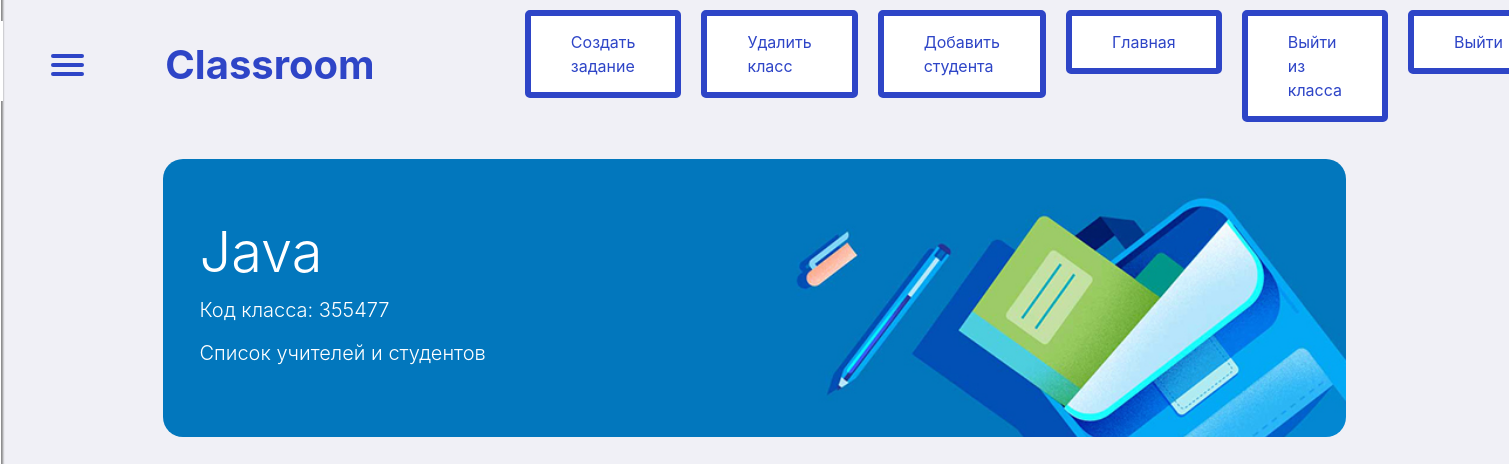
Screenshot of /classroom/class/3/ (signed in) with the database file from the repository.
### classroom/models.py (models this page shows, shortened)
class Teacher(models.Model):
    teacher = models.ForeignKey(settings.AUTH_USER_MODEL, on_delete=models.CASCADE, verbose_name='Ментор')
    classroom = models.ForeignKey(Classroom, on_delete=models.CASCADE)
    created_date = models.DateTimeField(auto_now_add=True, verbose_name='Дата создания')
    class Meta:
        verbose_name = 'Ментор'
        verbose_name_plural = 'Менторы'

class Student(models.Model):
    student = models.ForeignKey('account.MyUser', on_delete=models.CASCADE, verbose_name='Студент')
    classroom = models.ForeignKey(Classroom, on_delete=models.CASCADE)
    created_date = models.DateTimeField(auto_now_add=True, verbose_name='Дата создания')
    class Meta:
        verbose_name = 'Студент'
        verbose_name_plural = 'Студент'

class Classroom(models.Model):
    classroom_name = models.CharField(max_length=99, verbose_name='Название')
    section = models.CharField(max_length=99, verbose_name='Раздел')
    class_code = models.CharField(max_length=10, default='0000000')
    created_date = models.DateTimeField(auto_now_add=True, verbose_name='Дата создания')

### classroom/decorators.py (the view)
        def _arguments_wrapper(request, *args, **kwargs):
            is_a_teacher, is_a_student = False, False
            try:
                classroom = Classroom.objects.get(id=kwargs['id'])
            except Exception as e:
                return redirect('home')
            teacher_count = Teacher.objects.filter(teacher=request.user.id, classroom=classroom).count()
            if teacher_count > 0:
                is_a_teacher = True
            student_count = Student.objects.filter(student=request.user.id, classroom=classroom).count()
            if student_count > 0:
                is_a_student = True
            if not (is_a_student or is_a_teacher):
                return redirect('home')
            return view_method(request, *args, **kwargs)

### classroom/views.py (called while the page is built)
@login_required(login_url='login')
@access_class('home')
def render_class(request, id):
    classroom = Classroom.objects.get(pk=id)
    try:
        assignments = Assignment.objects.filter(classroom=id)
    except Exception as e:
        assignments = None
    try:
        students = Student.objects.filter(classroom=id)
    except Exception as e:
        students = None
    teachers = Teacher.objects.filter(classroom=id)
    teacher_mapping = Teacher.objects.filter(teacher=request.user).select_related('classroom')
    student_mapping = Student.objects.filter(student=request.user).select_related('classroom')
    mappings = chain(teacher_mapping, student_mapping)
    return render(request, 'classroom/class_page.html',
                  {'classroom': classroom, 'assignments': assignments, 'students': students, 'teachers': teachers,
                   "mappings": mappings})

### classroom/templates/classroom/class_page.html (shortened to what this page needs)
{% extends 'classroom/parent_class.html' %}
{% load static %}
{% block hamburger %}
    <div class="jumbotron jumbotron-fluid class_jumbotron">
        <div class="container">
        <h1 class="display-4 class_title">{{ classroom.classroom_name }}</h1>
        <p class="lead class_code">Код класса: {{ classroom.class_code }}</p>
        <h6 class="lead class_code" ><a style="color: white;" href="{% url 'group_list' classroom.id %}">Список учителей и студентов</a></h6>
        </div>
    </div>
{% endblock %}

### classroom/templates/classroom/parent_class.html (shortened to what this page needs)
{% load static  %}
<!DOCTYPE html>
<html lang="en">
<head>
    <link rel="stylesheet" type="text/css" href="{% static 'css/base_class.css' %}">
    <link rel="stylesheet" type="text/css" href="{% static 'css/hamburger.css' %}">
    <link rel="stylesheet" href="https://cdn.jsdelivr.net/npm/bootstrap@4.5.3/dist/css/bootstrap.min.css">
</head>
<body class="container-fluid">
    <nav class="navbar navbar-expand-lg navbar-light navbar_custom">
        <nav role="navigation" >
            <div id="menuToggle" style="z-index: 6;" >
              <span></span>
              <span></span>
              <span></span>
            </div>
          </nav>
        <a class="navbar-brand" href="#" style="font-size:250% !important; color:#2e45c7 !important; margin-left: 7%; margin-right: 9%"><b>Classroom</b></a>
        <div class="collapse navbar-collapse" id="navbarSupportedContent" style="width: 300px;">
            <ul class="navbar-nav mr-auto">
              {% for teacher in teachers %}
              {% if teacher.teacher.id == user.id or user.status == 4 %}
                <li class="nav-item active">
                  <a href="{% url 'create_assignment' classroom.id %}" type="button" class="mybtn myinfo mybtn-active" style="text-decoration: none;">Создать задание</a>
                </li>
                <li class="nav-item active">
                  <a class="mybtn myinfo mybtn-active" type="button" href="{% url 'delete_class' classroom.id %}" style="text-decoration: none;">Удалить класс</a>
                </li>
                <li class="nav-item active">
                  <a class="mybtn myinfo mybtn-active" type="button" href="{% url 'add_student' classroom.id %}" style="text-decoration: none;">Добавить студента</a>
                </li>
              {% endif %}
              {% endfor %}
              <li class="nav-item active">
                <a class="mybtn myinfo mybtn-active" type="button" href="{% url 'home' %}" style="text-decoration: none;">Главная</a>
              </li>
              {% for student in students %}
              {% if student.student.id == user.id %}
              <li class="nav-item">
                <a class="mybtn myinfo mybtn-active" type="button" href="{% url 'unenroll_class' classroom.id %}" style="text-decoration: none;">Выйти из класса</a>
              </li>
              {% endif %}
              {% endfor %}
              <li class="nav-item active">
                <a class="mybtn myinfo mybtn-active" type="button" href="{% url 'logout' %}" style="text-decoration: none;">Выйти</a>
              </li>
            </ul>
        </div>
    </nav>
      {% block hamburger %}
      {% endblock %}
</body>
</html>

### static/css/base_class.css (style rules this page uses)
body { background-color: #f0f0f6 !important; }
.class_title { color: #ffffff; padding-top:1px; }
.class_code { color: #ffffff !important; }
.class_jumbotron { border-radius: 20px !important; margin-left: 10%; margin-right: 10%; margin-top: 2%; background-image: url("../images/img_backtoschool.jpg"); background-size: cover; padding-top:4% !important; }
#menuToggle { display: block; position: relative; top: 3px; left: 20px; z-index: 1; -webkit-user-select: none; user-select: none; }
#menuToggle span { display: block; width: 33px; height: 4px; margin-bottom: 5px; position: relative; background: #2e45c7; border-radius: 3px; z-index: 1; transform-origin: 4px 0px; transition: transform 0.5s cubic-bezier(0.77,0.2,0.05,1.0), background 0.5s cubic-bezier(0.77,0.2,0.05,1.0), opacity 0.55s ease; }
#menuToggle span:nth-last-child(2) { transform-origin: 0% 100%; }

### static/css/hamburger.css (style rules this page uses)
body { margin: 0; padding: 0; background:#f0f0f6 !important; color: #ffffff; font-family: "Avenir Next", "Avenir", sans-serif; }
.mybtn { border: 6px solid black; background-color: white; border-radius: 5px; color: black; padding: 14px 28px; font-size: 16px; cursor: pointer; padding-left:40px; padding-right:40px; margin-top: 1%; margin-left: 20px; }
.myinfo { border-color: #2e45c7 !important; color: #2e45c7 !important; }

### rows the page displays
Teacher: shows "Создать задание"
Student: shows "Выйти из класса"
Classroom: classroom_name "Java", class_code "355477"
